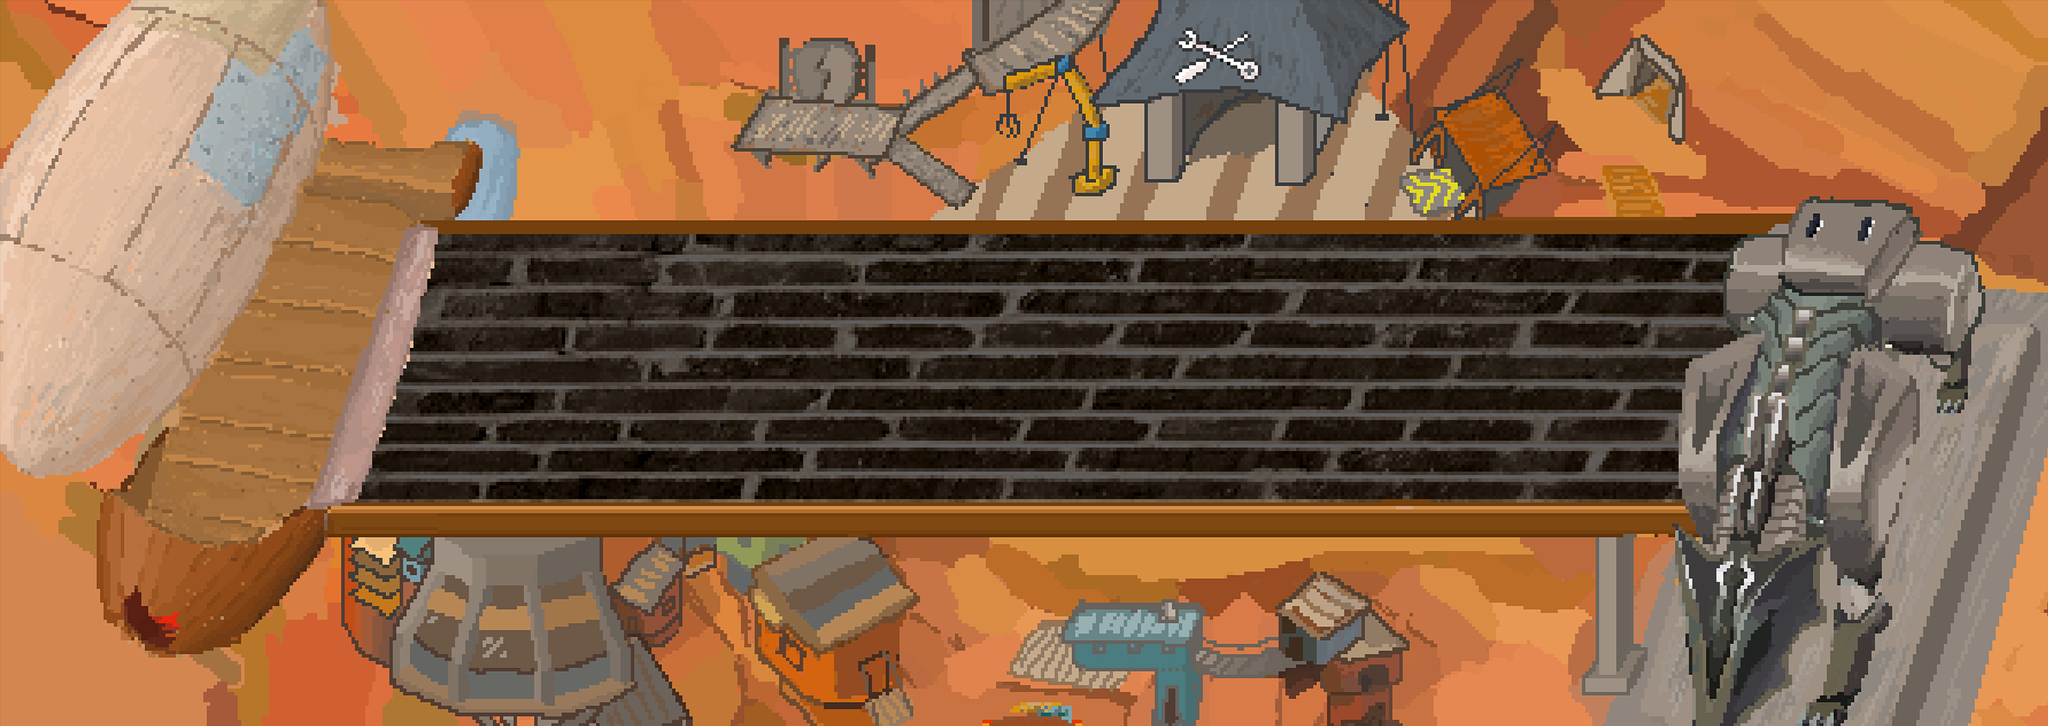

A level layout from a 2D game, rendered from its tile map. Below: a short description, then the map file with tile-grid data replaced by summaries:
An orthogonal 93x33 tile map with 32x32 px tiles, 1 tile layer (background) and 2 objects (second, first).

<map version="1.2" tiledversion="1.2.4" orientation="orthogonal" renderorder="right-down" width="93" height="33" tilewidth="32" tileheight="32" infinite="0" nextlayerid="4" nextobjectid="3">
 <tileset firstgid="1" name="MAP2" tilewidth="32" tileheight="32" tilecount="3069" columns="93">
  <image source="MAP2.png" width="2999" height="1080" />
 </tileset>
 <layer id="2" name="background" width="93" height="33">
  <data>[3069 cells, 3069 non-empty, 3069 distinct tile ids]</data>
 </layer>
 <objectgroup id="3" name="objects">
  <object id="1" name="second" x="445.466" y="281.728" width="147.396" height="474.568" rotation="23.9869">
   <ellipse />
  </object>
  <object id="2" name="first" x="2679.94" y="435.078" width="153.347" height="468.708" rotation="20.1651">
   <ellipse />
  </object>
 </objectgroup>
</map>
